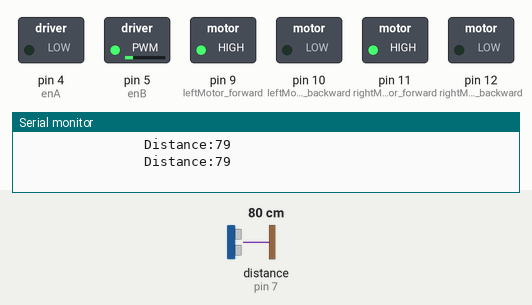
The sketch below on a simulated Arduino Uno, built with avr-gcc and run on an emulated ATmega328P. On the bench: switched loads named in the sketch (green lamp = pin HIGH), the last lines printed to the serial monitor. Wiring (inferred from the names in the program): ultrasonic range finder: trigger pin 8; echo pin 7. The inputs (shaded band) are chosen by the test bench; at power-on: distance to the obstacle (sensor on pin 7) 80 cm. The echo pulse lasts 58.3 µs per cm; pins used as bus, display or sensor lines are not drawn.

Above: at 3.8 s.
3.9 s: distance to the obstacle (sensor on pin 7) set to 13 cm
7.3 s: distance to the obstacle (sensor on pin 7) set to 10 cm
At 8.8 s:
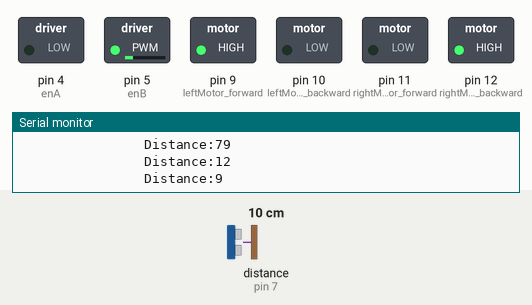
Timing chart, 0 to 20.3 s (numbered marks = the images above; inputs shaded):
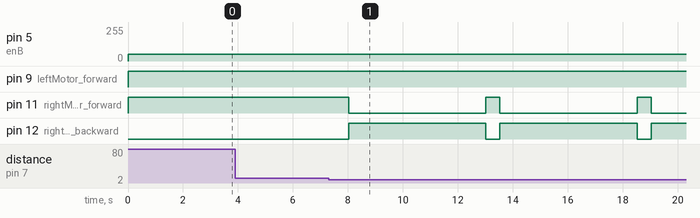

Measured:
- the behaviour switches between 12 and 11 cm on distance to the obstacle (sensor on pin 7) (found by bisection; images 0 and 1)
- after the input at 7.3 s, pin 11 (rightMotor_forward): alternates HIGH for 0.50 s and LOW for 5.0 s, starting after 0.72 s; pin 12 (rightMotor_backward): alternates HIGH for 5.0 s and LOW for 0.50 s, starting after 0.72 s

The sketch:

autonomous_vehicle.ino
```cpp
int led1 = 1; //red
int led2 = 2; //yellow
int led3 = 3; //green
int enA = 4;
int enB = 5;
int echoPin = 7;
int trigPin = 8;
int leftMotor_forward = 9;
int leftMotor_backward = 10;
int rightMotor_forward = 11;
int rightMotor_backward = 12;
long duration;
int distance;

void setup() {
  pinMode(enA, OUTPUT);
  pinMode(enB, OUTPUT);
  pinMode(leftMotor_forward, OUTPUT);
  pinMode(leftMotor_backward, OUTPUT);
  pinMode(rightMotor_forward,OUTPUT);
  pinMode(rightMotor_backward, OUTPUT);
  pinMode(trigPin, OUTPUT);
  pinMode(echoPin, INPUT);
  Serial.begin(9600);

}

void backward(int duration){
digitalWrite(leftMotor_forward, LOW);
digitalWrite(leftMotor_backward, HIGH);
digitalWrite(rightMotor_forward, LOW);
digitalWrite(rightMotor_backward, HIGH);
delay(duration);
}

void forward(int duration){
digitalWrite(leftMotor_forward, HIGH);
digitalWrite(leftMotor_backward, LOW);
digitalWrite(rightMotor_forward, HIGH);
digitalWrite(rightMotor_backward, LOW);
delay(duration);
}


void pivotRight(int pivotDuration){
  digitalWrite(leftMotor_forward,HIGH);
  digitalWrite(leftMotor_backward,LOW);
  digitalWrite(rightMotor_forward, LOW);
  digitalWrite(rightMotor_backward, HIGH);
  delay(pivotDuration);
}

void pivotLeft(int pivotDuration){
  digitalWrite(leftMotor_forward,LOW);
  digitalWrite(leftMotor_backward,HIGH);
  digitalWrite(rightMotor_forward, HIGH);
  digitalWrite(rightMotor_backward, LOW);
  delay(pivotDuration);
}

void Stop(int pivotDuration){
  digitalWrite(leftMotor_forward,LOW);
  digitalWrite(leftMotor_backward,LOW);
  digitalWrite(rightMotor_forward, LOW);
  digitalWrite(rightMotor_backward, LOW);
  delay(pivotDuration);
}

void loop() {
  analogWrite(enA, 50);
  analogWrite(enB, 50);

  forward(500);

  digitalWrite(trigPin, LOW);
  delayMicroseconds(1000);
  digitalWrite(trigPin, HIGH);
  delayMicroseconds(1000);
  digitalWrite(trigPin, LOW);
  duration = pulseIn(echoPin, HIGH);
  distance = duration*0.034/2;
  Serial.print("\t\t\t\t\t\t\t\tDistance:");
  Serial.println(distance);


  if (distance <= 10 ){
    pivotRight(3000); //obstacle detection
    digitalWrite(led1, HIGH); //turns red LED on
    delay(2000);
    digitalWrite(led1, LOW);
  }

  else if (distance > 10 && distance <= 20){
    digitalWrite(led2, HIGH); //turns yellow LED on
    delay(2000);
    digitalWrite(led2, LOW);

  }

  else{
    digitalWrite(led3, HIGH); //turns green LED on
    delay(2000);
    digitalWrite(led3, LOW);
  }


}
```
